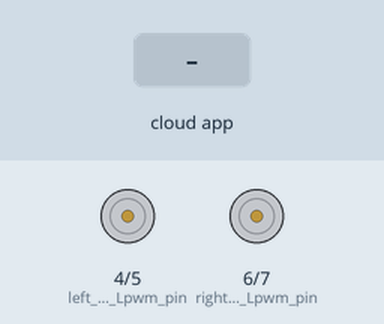
A sketch run on a simulated Arduino Uno, built with avr-gcc and run on an emulated ATmega328P. Parts: motor-driver pin pairs drawn as motors (green arrow = first pin HIGH = forward, orange = second pin HIGH = backward, longer = more drive). The test bench sets the inputs (shaded band). The ROS host is connected and sends only what is stated.

Above: at 1.2 s.
1.3 s: the phone or cloud app sets linear.x to -100
At 1.7 s:
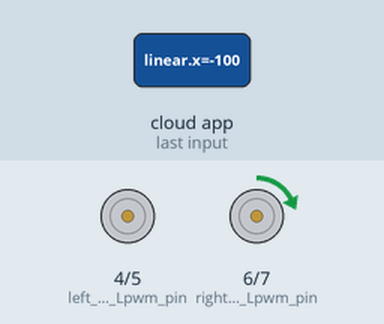
2.8 s: the phone or cloud app sets linear.x to 100
At 3.8 s:
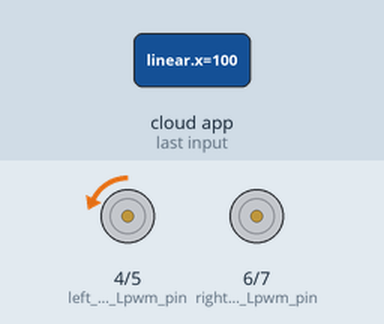
4.3 s: the phone or cloud app sets angular.z to -100
At 5.5 s:
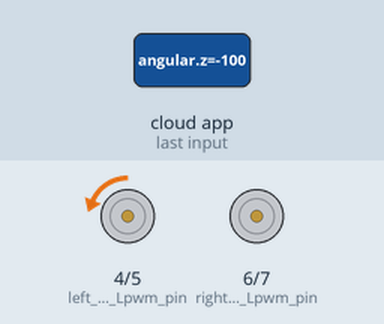
5.8 s: the phone or cloud app sets linear.x to 0
At 6.4 s:
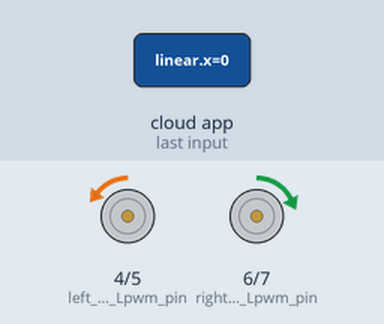
7.3 s: the phone or cloud app sets angular.z to 0
At 8.5 s:
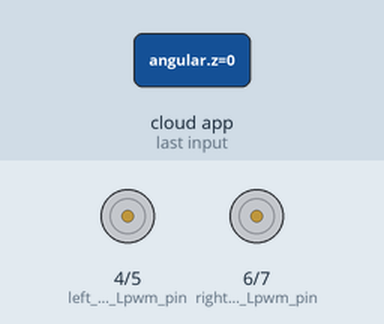
Timing chart, 0 to 9.8 s (numbered marks = the images above; inputs shaded):
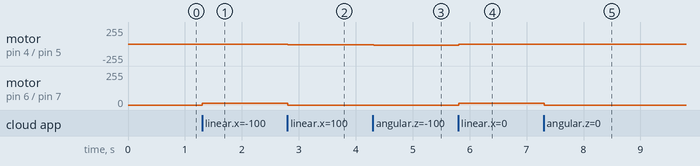

The sketch:

Forward_Motor_Control_ROS_Manual.ino
```cpp
// Import library, ROS library
#define USE_USBCON // For Arduino Due rosserial in every board and computer
#include <ros.h>
#include <geometry_msgs/Twist.h>

// define motor pin
#define left_motor_Rpwm_pin 5
#define left_motor_Lpwm_pin 4
#define right_motor_Rpwm_pin 7
#define right_motor_Lpwm_pin 6

// preassign variable
double left_pwm; // pwm for left wheel
double right_pwm; // pwm for right wheel

// mobile robot parameter
double V;      // linear velocity
double omega;  // angular velocity
double L = 0.44;  // robot base length in m
double r = 0.07;  // robot wheel radius in m
double left_speed;  // omega left wheel rad/s
double right_speed; // omega right wheel rad/s

// callback function for subcribe to twist msg
void twist_cb(const geometry_msgs::Twist& msg)
{
  // get linear and angular velocity from twist
  V = msg.linear.x;
  omega = msg.angular.z;

  // convert V and omega to each wheel speed
  left_speed = (2 * V - L * omega) / (2 * r);
  right_speed = (2 * V + L * omega) / (2 * r);

  // convert each wheel speed to pwm value, y=Ax+b, A=0.22,b=0.1
  left_pwm = 1 * left_speed + 0;
  right_pwm = 1 * right_speed + 0;

  // limit pwm
  if (left_pwm < -250) {
    left_pwm = -250;
  }
  if (left_pwm > 250) {
    left_pwm = 250;
  }
  if (right_pwm < -250) {
    right_pwm = -250;
  }
  if (right_pwm > 250) {
    right_pwm = 250;
  }

  // write pwm to pin
  if ( left_pwm < 0 && right_pwm < 0) {
    // left reverse , right reverse
    analogWrite(left_motor_Rpwm_pin, 0);
    analogWrite(left_motor_Lpwm_pin, left_pwm * -1);
    analogWrite(right_motor_Rpwm_pin, 0);
    analogWrite(right_motor_Lpwm_pin, right_pwm * -1);
  }
  else if ( left_pwm > 0 && right_pwm > 0) {
    // left forward , right forward
    analogWrite(left_motor_Rpwm_pin, left_pwm);
    analogWrite(left_motor_Lpwm_pin, 0);
    analogWrite(right_motor_Rpwm_pin, right_pwm);
    analogWrite(right_motor_Lpwm_pin, 0);
  }
  else if ( left_pwm < 0 && right_pwm > 0) {
    // left reverse , right forward
    analogWrite(left_motor_Rpwm_pin, 0);
    analogWrite(left_motor_Lpwm_pin, left_pwm * -1);
    analogWrite(right_motor_Rpwm_pin, right_pwm);
    analogWrite(right_motor_Lpwm_pin, 0);
  }
  else if ( left_pwm > 0 && right_pwm < 0) {
    // left forward , right reverse
    analogWrite(left_motor_Rpwm_pin, left_pwm);
    analogWrite(left_motor_Lpwm_pin, 0);
    analogWrite(right_motor_Rpwm_pin, 0);
    analogWrite(right_motor_Lpwm_pin, right_pwm * -1);
  }
  else {
    // neutral
    analogWrite(left_motor_Rpwm_pin, 0);
    analogWrite(left_motor_Lpwm_pin, 0);
    analogWrite(right_motor_Rpwm_pin, 0);
    analogWrite(right_motor_Lpwm_pin, 0);
  }
}

ros::NodeHandle nodehandle; // create ros node handle name: "nodehandle"
ros::Subscriber<geometry_msgs::Twist> sub("/cmd_vel", &twist_cb); // create ros sub, syntax--> ros::Subscriber<msg_categorys::msgs > sub("/topics ", &callback function); "&"is necessary

void setup() {
  // set pins motor output
  pinMode(left_motor_Rpwm_pin, OUTPUT);
  pinMode(left_motor_Lpwm_pin, OUTPUT);
  pinMode(right_motor_Rpwm_pin, OUTPUT);
  pinMode(right_motor_Lpwm_pin, OUTPUT);

  // ROS nodehandle
  nodehandle.initNode(); // init nodehandle
  nodehandle.subscribe(sub); // start subscribe to sub
}

void loop() {
  nodehandle.spinOnce();
  delay(20); //ms
}
```

Measured:
- after the input at 1.3 s, motor on pin 6 (right_motor_Lpwm_pin) / pin 7 (right_motor_Rpwm_pin): stopped → forward 14/255 at once
- after the input at 2.8 s, motor on pin 4 (left_motor_Lpwm_pin) / pin 5 (left_motor_Rpwm_pin): stopped → backward 14/255 at once; motor on pin 6 (right_motor_Lpwm_pin) / pin 7 (right_motor_Rpwm_pin): forward 14/255 → stopped at once
- after the input at 4.3 s, motor on pin 4 (left_motor_Lpwm_pin) / pin 5 (left_motor_Rpwm_pin): backward 14/255 → backward 17/255 at once
- after the input at 5.8 s, motor on pin 4 (left_motor_Lpwm_pin) / pin 5 (left_motor_Rpwm_pin): backward 17/255 → backward 3/255 at once; motor on pin 6 (right_motor_Lpwm_pin) / pin 7 (right_motor_Rpwm_pin): stopped → forward 14/255 at once
- after the input at 7.3 s, motor on pin 4 (left_motor_Lpwm_pin) / pin 5 (left_motor_Rpwm_pin): backward 3/255 → stopped at once; motor on pin 6 (right_motor_Lpwm_pin) / pin 7 (right_motor_Rpwm_pin): forward 14/255 → stopped at once
